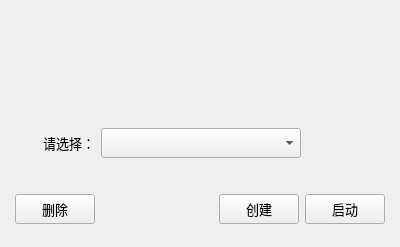
<?xml version="1.0" encoding="UTF-8"?>
<ui version="4.0">
 <class>DTSPageStartup</class>
 <widget class="QWidget" name="DTSPageStartup">
  <property name="windowModality">
   <enum>Qt::ApplicationModal</enum>
  </property>
  <property name="geometry">
   <rect>
    <x>0</x>
    <y>0</y>
    <width>400</width>
    <height>247</height>
   </rect>
  </property>
  <property name="minimumSize">
   <size>
    <width>400</width>
    <height>247</height>
   </size>
  </property>
  <property name="maximumSize">
   <size>
    <width>400</width>
    <height>247</height>
   </size>
  </property>
  <property name="font">
   <font>
    <family>宋体</family>
    <pointsize>14</pointsize>
   </font>
  </property>
  <property name="windowTitle">
   <string>启动</string>
  </property>
  <widget class="QWidget" name="layoutWidget">
   <property name="geometry">
    <rect>
     <x>4</x>
     <y>11</y>
     <width>392</width>
     <height>224</height>
    </rect>
   </property>
   <layout class="QGridLayout" name="gridLayout">
    <item row="0" column="0">
     <widget class="QLabel" name="m_lblLogo">
      <property name="minimumSize">
       <size>
        <width>390</width>
        <height>100</height>
       </size>
      </property>
      <property name="maximumSize">
       <size>
        <width>390</width>
        <height>100</height>
       </size>
      </property>
      <property name="font">
       <font>
        <family>微软雅黑</family>
        <pointsize>10</pointsize>
       </font>
      </property>
      <property name="text">
       <string/>
      </property>
     </widget>
    </item>
    <item row="1" column="0">
     <layout class="QHBoxLayout" name="horizontalLayout1">
      <item alignment="Qt::AlignRight|Qt::AlignVCenter">
       <widget class="QLabel" name="m_lblSelect">
        <property name="minimumSize">
         <size>
          <width>80</width>
          <height>30</height>
         </size>
        </property>
        <property name="maximumSize">
         <size>
          <width>80</width>
          <height>30</height>
         </size>
        </property>
        <property name="font">
         <font>
          <family>微软雅黑</family>
          <pointsize>10</pointsize>
         </font>
        </property>
        <property name="text">
         <string>请选择：</string>
        </property>
        <property name="alignment">
         <set>Qt::AlignRight|Qt::AlignTrailing|Qt::AlignVCenter</set>
        </property>
       </widget>
      </item>
      <item>
       <widget class="QComboBox" name="m_cbSelect">
        <property name="minimumSize">
         <size>
          <width>200</width>
          <height>30</height>
         </size>
        </property>
        <property name="maximumSize">
         <size>
          <width>100</width>
          <height>30</height>
         </size>
        </property>
        <property name="font">
         <font>
          <family>微软雅黑</family>
          <pointsize>10</pointsize>
         </font>
        </property>
       </widget>
      </item>
      <item>
       <spacer name="horizontalSpacer1">
        <property name="orientation">
         <enum>Qt::Horizontal</enum>
        </property>
        <property name="sizeHint" stdset="0">
         <size>
          <width>40</width>
          <height>20</height>
         </size>
        </property>
       </spacer>
      </item>
     </layout>
    </item>
    <item row="2" column="0">
     <spacer name="verticalSpacer">
      <property name="orientation">
       <enum>Qt::Vertical</enum>
      </property>
      <property name="sizeHint" stdset="0">
       <size>
        <width>20</width>
        <height>40</height>
       </size>
      </property>
     </spacer>
    </item>
    <item row="3" column="0">
     <layout class="QHBoxLayout" name="horizontalLayout2">
      <item>
       <widget class="QPushButton" name="m_pbDelete">
        <property name="minimumSize">
         <size>
          <width>80</width>
          <height>30</height>
         </size>
        </property>
        <property name="maximumSize">
         <size>
          <width>80</width>
          <height>30</height>
         </size>
        </property>
        <property name="font">
         <font>
          <family>微软雅黑</family>
          <pointsize>10</pointsize>
         </font>
        </property>
        <property name="text">
         <string>删除</string>
        </property>
       </widget>
      </item>
      <item>
       <spacer name="horizontalSpacer">
        <property name="orientation">
         <enum>Qt::Horizontal</enum>
        </property>
        <property name="sizeHint" stdset="0">
         <size>
          <width>40</width>
          <height>20</height>
         </size>
        </property>
       </spacer>
      </item>
      <item>
       <widget class="QPushButton" name="m_pbCreate">
        <property name="minimumSize">
         <size>
          <width>80</width>
          <height>30</height>
         </size>
        </property>
        <property name="maximumSize">
         <size>
          <width>80</width>
          <height>30</height>
         </size>
        </property>
        <property name="font">
         <font>
          <family>微软雅黑</family>
          <pointsize>10</pointsize>
         </font>
        </property>
        <property name="text">
         <string>创建</string>
        </property>
       </widget>
      </item>
      <item>
       <widget class="QPushButton" name="m_pbStart">
        <property name="minimumSize">
         <size>
          <width>80</width>
          <height>30</height>
         </size>
        </property>
        <property name="maximumSize">
         <size>
          <width>80</width>
          <height>30</height>
         </size>
        </property>
        <property name="font">
         <font>
          <family>微软雅黑</family>
          <pointsize>10</pointsize>
         </font>
        </property>
        <property name="text">
         <string>启动</string>
        </property>
       </widget>
      </item>
     </layout>
    </item>
   </layout>
  </widget>
 </widget>
 <layoutdefault spacing="6" margin="11"/>
 <resources/>
 <connections/>
</ui>
